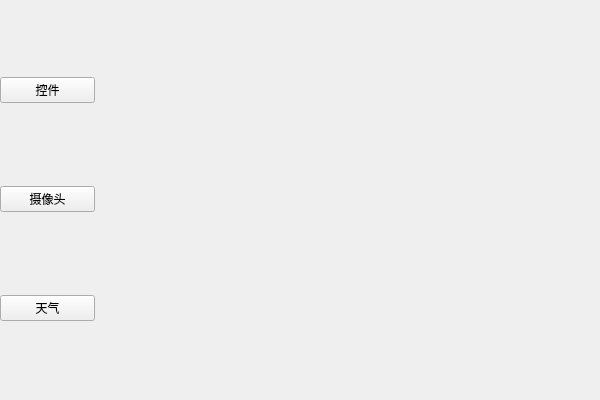
<?xml version="1.0" encoding="UTF-8"?>
<ui version="4.0">
 <class>Win_main</class>
 <widget class="QWidget" name="Win_main">
  <property name="geometry">
   <rect>
    <x>0</x>
    <y>0</y>
    <width>600</width>
    <height>400</height>
   </rect>
  </property>
  <property name="minimumSize">
   <size>
    <width>600</width>
    <height>400</height>
   </size>
  </property>
  <property name="windowTitle">
   <string>Win_main</string>
  </property>
  <widget class="QWidget" name="horizontalLayoutWidget">
   <property name="geometry">
    <rect>
     <x>0</x>
     <y>0</y>
     <width>601</width>
     <height>401</height>
    </rect>
   </property>
   <layout class="QHBoxLayout" name="horizontalLayout">
    <item>
     <layout class="QVBoxLayout" name="verticalLayout">
      <item>
       <widget class="QPushButton" name="pushButton">
        <property name="text">
         <string>控件</string>
        </property>
       </widget>
      </item>
      <item>
       <widget class="QPushButton" name="pushButton_3">
        <property name="text">
         <string>摄像头</string>
        </property>
       </widget>
      </item>
      <item>
       <widget class="QPushButton" name="pushButton_4">
        <property name="text">
         <string>天气</string>
        </property>
       </widget>
      </item>
     </layout>
    </item>
    <item>
     <widget class="QStackedWidget" name="stackedWidget">
      <property name="minimumSize">
       <size>
        <width>400</width>
        <height>0</height>
       </size>
      </property>
      <property name="maximumSize">
       <size>
        <width>500</width>
        <height>400</height>
       </size>
      </property>
      <widget class="page1" name="page"/>
      <widget class="page2" name="page_3"/>
      <widget class="page3" name="page_4"/>
      <widget class="page4" name="page_2"/>
     </widget>
    </item>
   </layout>
  </widget>
 </widget>
 <customwidgets>
  <customwidget>
   <class>page1</class>
   <extends>QWidget</extends>
   <header location="global">page1.h</header>
   <container>1</container>
  </customwidget>
  <customwidget>
   <class>page2</class>
   <extends>QWidget</extends>
   <header location="global">page2.h</header>
   <container>1</container>
  </customwidget>
  <customwidget>
   <class>page3</class>
   <extends>QWidget</extends>
   <header location="global">page3.h</header>
   <container>1</container>
  </customwidget>
  <customwidget>
   <class>page4</class>
   <extends>QWidget</extends>
   <header location="global">page4.h</header>
   <container>1</container>
  </customwidget>
 </customwidgets>
 <resources/>
 <connections/>
</ui>
